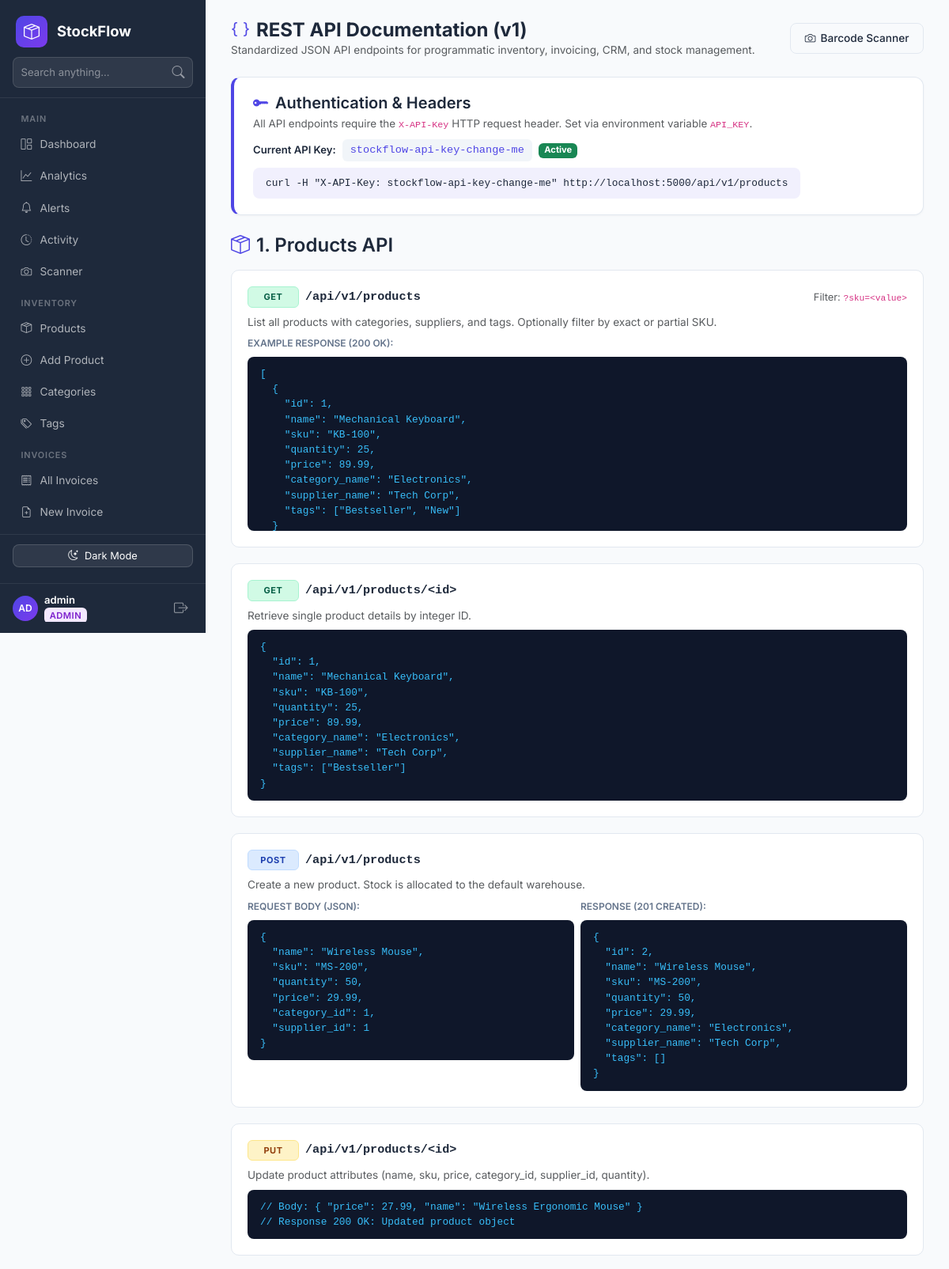
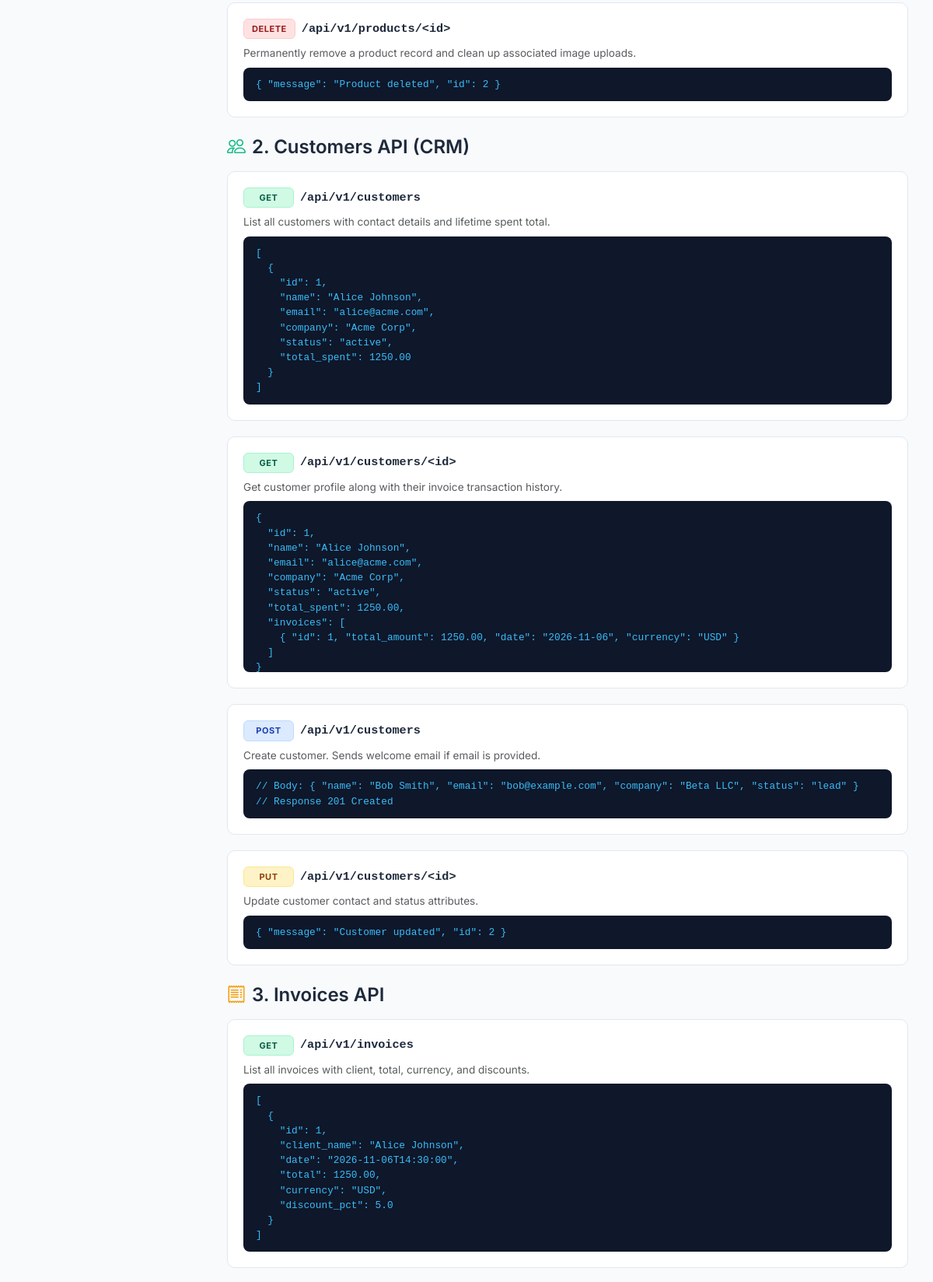
Screenshot of /api/docs (signed in, upper part) with the database file from the repository (2 pictures, top to bottom).
### app.py (models this page shows, shortened)
class User(db.Model, UserMixin):
    __tablename__ = "user"
    id            = db.Column(db.Integer, primary_key=True)
    username      = db.Column(db.String(80), unique=True, nullable=False)
    email         = db.Column(db.String(120), unique=True, nullable=False)
    password_hash = db.Column(db.String(255), nullable=False)
    role          = db.Column(db.String(20), default='staff')
    created_at    = db.Column(db.DateTime, default=datetime.utcnow)
    is_active     = db.Column(db.Boolean, default=True)
    @property
    def initials(self):
        parts = self.username.strip().split()
        if len(parts) >= 2:
            return (parts[0][0] + parts[1][0]).upper()
        return self.username[:2].upper() if self.username else '?'

### app.py (the view)
@app.route('/api/docs')
@login_required
def api_docs():
    return render_template('api_docs.html', api_key=API_KEY)

### templates/api_docs.html (shortened to what this page needs)
{% extends "base.html" %}
{% block content %}
<div class="sf-topbar">
    <div>
        <h1><i class="bi bi-braces me-2" style="color:var(--sf-primary)"></i>REST API Documentation (v1)</h1>
        <p class="text-muted mb-0" style="font-size:.85rem;">Standardized JSON API endpoints for programmatic inventory, invoicing, CRM, and stock management.</p>
    </div>
    <div class="d-flex gap-2">
        <a href="{{ url_for('scanner') }}" class="btn-sf outline"><i class="bi bi-camera"></i> Barcode Scanner</a>
    </div>
</div>
<div class="sf-card mb-4" style="border-left: 4px solid var(--sf-primary);">
    <div class="d-flex align-items-center justify-content-between flex-wrap gap-2">
        <div>
            <h5 class="fw-semibold mb-1"><i class="bi bi-key-fill me-2" style="color:var(--sf-primary)"></i>Authentication & Headers</h5>
            <p class="text-muted mb-2" style="font-size:.84rem;">
                All API endpoints require the <code>X-API-Key</code> HTTP request header. Set via environment variable <code>API_KEY</code>.
            </p>
            <div class="d-flex align-items-center gap-2 flex-wrap">
                <span style="font-size:.82rem; font-weight:600;">Current API Key:</span>
                <code style="background:#f1f5f9; padding:4px 10px; border-radius:6px; font-size:.85rem; color:#4f46e5;">{{ api_key }}</code>
                <span class="badge bg-success" style="font-size:.7rem;">Active</span>
            </div>
        </div>
        <div style="background:rgba(79,70,229,0.08); padding:10px 16px; border-radius:8px; font-family:monospace; font-size:.8rem;">
            curl -H "X-API-Key: {{ api_key }}" http://localhost:5000/api/v1/products
        </div>
    </div>
</div>
<div class="mb-4">
    <h4 class="fw-semibold mb-3"><i class="bi bi-box-seam me-2" style="color:var(--sf-primary)"></i>1. Products API</h4>
    <div class="api-endpoint-card">
        <div class="d-flex align-items-center justify-content-between mb-2 flex-wrap gap-2">
            <div class="d-flex align-items-center gap-2">
                <span class="api-badge get">GET</span>
                <span class="api-path">/api/v1/products</span>
            </div>
            <span class="text-muted" style="font-size:.8rem;">Filter: <code>?sku=&lt;value&gt;</code></span>
        </div>
        <p class="text-muted mb-2" style="font-size:.85rem;">List all products with categories, suppliers, and tags. Optionally filter by exact or partial SKU.</p>
        <div class="row g-2">
            <div class="col-md-12">
                <div style="font-size:.75rem; text-transform:uppercase; color:var(--sf-muted); font-weight:600;">Example Response (200 OK):</div>
                <pre class="json-box">[
  {
    "id": 1,
    "name": "Mechanical Keyboard",
    "sku": "KB-100",
    "quantity": 25,
    "price": 89.99,
    "category_name": "Electronics",
    "supplier_name": "Tech Corp",
    "tags": ["Bestseller", "New"]
  }
]</pre>
            </div>
        </div>
    </div>
    <div class="api-endpoint-card">
        <div class="d-flex align-items-center gap-2 mb-2">
            <span class="api-badge get">GET</span>
            <span class="api-path">/api/v1/products/&lt;id&gt;</span>
        </div>
        <p class="text-muted mb-2" style="font-size:.85rem;">Retrieve single product details by integer ID.</p>
        <pre class="json-box">{
  "id": 1,
  "name": "Mechanical Keyboard",
  "sku": "KB-100",
  "quantity": 25,
  "price": 89.99,
  "category_name": "Electronics",
  "supplier_name": "Tech Corp",
  "tags": ["Bestseller"]
}</pre>
    </div>
    <div class="api-endpoint-card">
        <div class="d-flex align-items-center gap-2 mb-2">
            <span class="api-badge post">POST</span>
            <span class="api-path">/api/v1/products</span>
        </div>
        <p class="text-muted mb-2" style="font-size:.85rem;">Create a new product. Stock is allocated to the default warehouse.</p>
        <div class="row g-2">
            <div class="col-md-6">
                <div style="font-size:.75rem; text-transform:uppercase; color:var(--sf-muted); font-weight:600;">Request Body (JSON):</div>
                <pre class="json-box">{
  "name": "Wireless Mouse",
  "sku": "MS-200",
  "quantity": 50,
  "price": 29.99,
  "category_id": 1,
  "supplier_id": 1
}</pre>
            </div>
            <div class="col-md-6">
                <div style="font-size:.75rem; text-transform:uppercase; color:var(--sf-muted); font-weight:600;">Response (201 Created):</div>
                <pre class="json-box">{
  "id": 2,
  "name": "Wireless Mouse",
  "sku": "MS-200",
  "quantity": 50,
  "price": 29.99,
  "category_name": "Electronics",
  "supplier_name": "Tech Corp",
  "tags": []
}</pre>
            </div>
        </div>
    </div>
    <div class="api-endpoint-card">
        <div class="d-flex align-items-center gap-2 mb-2">
            <span class="api-badge put">PUT</span>
            <span class="api-path">/api/v1/products/&lt;id&gt;</span>
        </div>
        <p class="text-muted mb-2" style="font-size:.85rem;">Update product attributes (name, sku, price, category_id, supplier_id, quantity).</p>
        <pre class="json-box">// Body: { "price": 27.99, "name": "Wireless Ergonomic Mouse" }
// Response 200 OK: Updated product object</pre>
    </div>
    <div class="api-endpoint-card">
        <div class="d-flex align-items-center gap-2 mb-2">
            <span class="api-badge delete">DELETE</span>
            <span class="api-path">/api/v1/products/&lt;id&gt;</span>
        </div>
        <p class="text-muted mb-2" style="font-size:.85rem;">Permanently remove a product record and clean up associated image uploads.</p>
        <pre class="json-box">{ "message": "Product deleted", "id": 2 }</pre>
    </div>
</div>
<div class="mb-4">
    <h4 class="fw-semibold mb-3"><i class="bi bi-people me-2" style="color:var(--sf-success)"></i>2. Customers API (CRM)</h4>
    <div class="api-endpoint-card">
        <div class="d-flex align-items-center gap-2 mb-2">
            <span class="api-badge get">GET</span>
            <span class="api-path">/api/v1/customers</span>
        </div>
        <p class="text-muted mb-2" style="font-size:.85rem;">List all customers with contact details and lifetime spent total.</p>
        <pre class="json-box">[
  {
    "id": 1,
    "name": "Alice Johnson",
    "email": "alice@acme.com",
    "company": "Acme Corp",
    "status": "active",
    "total_spent": 1250.00
  }
]</pre>
    </div>
    <div class="api-endpoint-card">
        <div class="d-flex align-items-center gap-2 mb-2">
            <span class="api-badge get">GET</span>
            <span class="api-path">/api/v1/customers/&lt;id&gt;</span>
        </div>
        <p class="text-muted mb-2" style="font-size:.85rem;">Get customer profile along with their invoice transaction history.</p>
        <pre class="json-box">{
  "id": 1,
  "name": "Alice Johnson",
  "email": "alice@acme.com",
  "company": "Acme Corp",
  "status": "active",
  "total_spent": 1250.00,
  "invoices": [
    { "id": 1, "total_amount": 1250.00, "date": "2026-11-06", "currency": "USD" }
  ]
}</pre>
    </div>
    <div class="api-endpoint-card">
        <div class="d-flex align-items-center gap-2 mb-2">
            <span class="api-badge post">POST</span>
            <span class="api-path">/api/v1/customers</span>
        </div>
        <p class="text-muted mb-2" style="font-size:.85rem;">Create customer. Sends welcome email if email is provided.</p>
        <pre class="json-box">// Body: { "name": "Bob Smith", "email": "bob@example.com", "company": "Beta LLC", "status": "lead" }
// Response 201 Created</pre>
    </div>
    <div class="api-endpoint-card">
        <div class="d-flex align-items-center gap-2 mb-2">
            <span class="api-badge put">PUT</span>
            <span class="api-path">/api/v1/customers/&lt;id&gt;</span>
        </div>
        <p class="text-muted mb-2" style="font-size:.85rem;">Update customer contact and status attributes.</p>
        <pre class="json-box">{ "message": "Customer updated", "id": 2 }</pre>
    </div>
</div>
<div class="mb-4">
    <h4 class="fw-semibold mb-3"><i class="bi bi-receipt me-2" style="color:var(--sf-warning)"></i>3. Invoices API</h4>
    <div class="api-endpoint-card">
        <div class="d-flex align-items-center gap-2 mb-2">
            <span class="api-badge get">GET</span>
            <span class="api-path">/api/v1/invoices</span>
        </div>
        <p class="text-muted mb-2" style="font-size:.85rem;">List all invoices with client, total, currency, and discounts.</p>
        <pre class="json-box">[
  {
    "id": 1,
    "client_name": "Alice Johnson",
    "date": "2026-11-06T14:30:00",
    "total": 1250.00,
    "currency": "USD",
    "discount_pct": 5.0
  }
]</pre>
    </div>
</div>
{% endblock %}

### templates/base.html (shortened to what this page needs)
<!DOCTYPE html>
<html lang="en">
<head>
    <link href="https://cdn.jsdelivr.net/npm/bootstrap@5.3.2/dist/css/bootstrap.min.css" rel="stylesheet">
    <link rel="stylesheet" href="https://cdn.jsdelivr.net/npm/bootstrap-icons@1.11.2/font/bootstrap-icons.min.css">
</head>
<body>
    <nav class="sf-sidebar" id="sidebar">
        <div class="brand">
            <div class="brand-icon"><i class="bi bi-box-seam"></i></div>
            <span class="brand-text">StockFlow</span>
        </div>
        <div class="sf-sidebar-search">
            <form action="{{ url_for('search') }}" method="GET">
                <div class="input-group">
                    <input type="text" name="q" class="form-control" placeholder="Search anything..." value="{{ request.args.get('q', '') }}">
                    <button type="submit" class="btn"><i class="bi bi-search"></i></button>
                </div>
            </form>
        </div>
        <div class="nav-section">
            <div class="nav-label">Main</div>
            <a href="{{ url_for('index') }}" class="nav-link {% if request.endpoint == 'index' and not request.args.get('tag') %}active{% endif %}">
                <i class="bi bi-grid-1x2"></i> Dashboard
            </a>
            <a href="{{ url_for('analytics') }}" class="nav-link {% if request.endpoint == 'analytics' %}active{% endif %}">
                <i class="bi bi-graph-up"></i> Analytics
            </a>
            <a href="{{ url_for('alerts') }}" class="nav-link {% if request.endpoint == 'alerts' %}active{% endif %}">
                <i class="bi bi-bell"></i> Alerts
            </a>
            <a href="{{ url_for('activity_log') }}" class="nav-link {% if request.endpoint == 'activity_log' %}active{% endif %}">
                <i class="bi bi-clock-history"></i> Activity
            </a>
            <a href="{{ url_for('scanner') }}" class="nav-link {% if request.endpoint == 'scanner' %}active{% endif %}">
                <i class="bi bi-camera"></i> Scanner
            </a>
            <div class="nav-label">Inventory</div>
            <a href="{{ url_for('index') }}" class="nav-link {% if request.endpoint == 'index' %}active{% endif %}">
                <i class="bi bi-box-seam"></i> Products
            </a>
            <a href="{{ url_for('product_create') }}" class="nav-link {% if request.endpoint == 'product_create' %}active{% endif %}">
                <i class="bi bi-plus-circle"></i> Add Product
            </a>
            <a href="{{ url_for('category_list') }}" class="nav-link {% if request.endpoint in ['category_list', 'category_create', 'category_edit'] %}active{% endif %}">
                <i class="bi bi-grid-3x3-gap"></i> Categories
            </a>
            <a href="{{ url_for('tag_list') }}" class="nav-link {% if request.endpoint in ['tag_list', 'tag_create', 'tag_edit'] %}active{% endif %}">
                <i class="bi bi-tags"></i> Tags
            </a>
            <div class="nav-label">Invoices</div>
            <a href="{{ url_for('invoice_list') }}" class="nav-link {% if request.endpoint == 'invoice_list' %}active{% endif %}">
                <i class="bi bi-receipt"></i> All Invoices
            </a>
            <a href="{{ url_for('invoice_create') }}" class="nav-link {% if request.endpoint == 'invoice_create' %}active{% endif %}">
                <i class="bi bi-file-earmark-plus"></i> New Invoice
            </a>
            <a href="{{ url_for('return_list') }}" class="nav-link {% if request.endpoint in ['return_list', 'invoice_return_create'] %}active{% endif %}">
            </a>
        </div>
        <div class="sf-sidebar-footer" style="padding:0.75rem 1rem;">
            <button type="button" class="btn btn-sm w-100 d-flex align-items-center justify-content-center gap-2 mb-2" id="darkModeBtn" onclick="toggleDarkMode()" style="background:rgba(255,255,255,0.08);color:#fff;border:1px solid rgba(255,255,255,0.15);border-radius:8px;font-size:0.8rem;">
                <i class="bi bi-moon-stars" id="darkModeIcon"></i> <span id="darkModeText">Dark Mode</span>
            </button>
        </div>
        {% if current_user.is_authenticated %}
        <div class="user-footer-card">
            <div class="d-flex align-items-center gap-2 overflow-hidden">
                <div class="avatar sm blue">{{ current_user.initials }}</div>
                <div style="line-height:1.2; overflow:hidden;">
                    <div style="color:#fff; font-weight:600; font-size:.82rem; white-space:nowrap; text-overflow:ellipsis; overflow:hidden;">
                        {{ current_user.username }}
                    </div>
                    <span class="badge-role {{ current_user.role }}">{{ current_user.role }}</span>
                </div>
            </div>
            <a href="{{ url_for('logout') }}" title="Logout" style="color:rgba(255,255,255,.5); font-size:1.1rem; padding:.2rem .4rem; text-decoration:none;" onmouseover="this.style.color='#ef4444'" onmouseout="this.style.color='rgba(255,255,255,.5)'">
                <i class="bi bi-box-arrow-right"></i>
            </a>
        </div>
        {% endif %}
    </nav>
    <div class="sf-main">
        {% block content %}{% endblock %}
    </div>
</body>
</html>

### rows the page displays
User: initials "AD", username "admin", role "ADMIN"

### other values shown
{{ api_key }} "stockflow-api-key-change-me"
